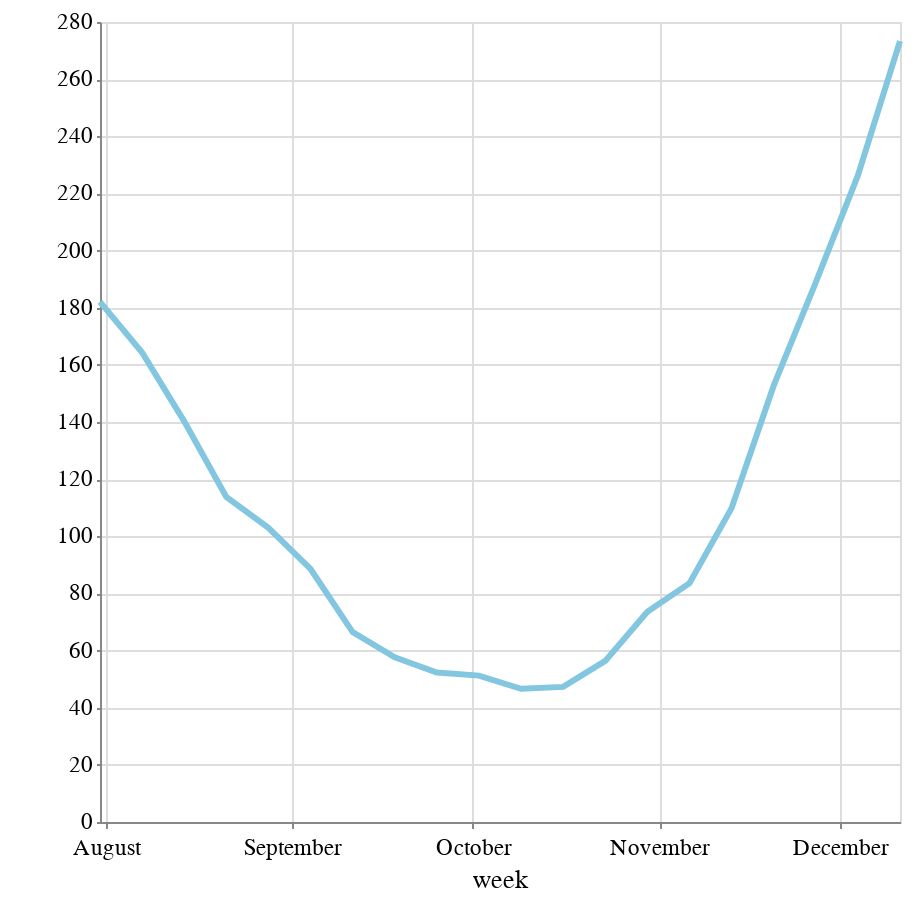

The code cell stored with this chart in its notebook:
### Code cell
alt.Chart(sbcounty_grouped).mark_line().encode(
    x=alt.X('week:T', axis=alt.Axis(format='', title='week', tickCount=3)),
    y = alt.Y('total_covid_icu_patients', title=''),
).properties(width=400, height=400)

### Figure 1 — Vega-Lite specification as saved in the notebook (floating-point values rounded to 4 significant figures)
{"config": {"view": {"width": 800, "height": 450}, "background": "#ffffff", "title": {"anchor": "start", "font": "Benton Gothic Bold, sans", "fontColor": "#000000", "fontSize": 22, "fontWeight": "normal"}, "arc": {"fill": "#82c6df"}, "area": {"fill": "#82c6df"}, "line": {"stroke": "#82c6df", "strokeWidth": 3}, "path": {"stroke": "#82c6df"}, "rect": {"fill": "#82c6df"}, "shape": {"stroke": "#82c6df"}, "bar": {"fill": "#82c6df"}, "point": {"stroke": "#82c6df"}, "symbol": {"fill": "#82c6df", "size": 30}, "axis": {"titleFont": "Benton Gothic Bold, sans", "titleFontSize": 13, "titleFontWeight": "normal", "labelFont": "Benton Gothic, sans", "labelFontSize": 11.5, "labelFontWeight": "normal"}, "axisX": {"labelAngle": 0, "labelPadding": 4, "tickSize": 3}, "axisY": {"labelBaseline": "middle", "maxExtent": 45, "minExtent": 45, "tickSize": 2, "titleAlign": "left", "titleAngle": 0, "titleX": -45, "titleY": -11}, "legend": {"titleFont": "Benton Gothic Bold, sans", "titleFontSize": 13, "titleFontWeight": "normal", "symbolType": "square", "labelFont": "Benton Gothic, sans", "labelFontSize": 11.5}, "range": {"category": ["#3580b1", "#ec8431", "#ab7fb4", "#c89d29", "#adc839", "#829eb1"], "diverging": ["#e68a4f", "#f4bb6a", "#f9e39c", "#dadfe2", "#a6b7c6", "#849eae"], "heatmap": ["#fbf2c7", "#f9e39c", "#f8d36e", "#f4bb6a", "#e68a4f", "#d15a40", "#ab4232"], "ordinal": ["#fbf2c7", "#f9e39c", "#f8d36e", "#f4bb6a", "#e68a4f", "#d15a40", "#ab4232"], "ramp": ["#fbf2c7", "#f9e39c", "#f8d36e", "#f4bb6a", "#e68a4f", "#d15a40", "#ab4232"]}}, "data": {"name": "data-79773ba97082b6eb61adb425255d2d9b"}, "mark": "line", "encoding": {"x": {"type": "temporal", "axis": {"format": "", "tickCount": 3, "title": "week"}, "field": "week"}, "y": {"type": "quantitative", "field": "total_covid_icu_patients", "title": ""}}, "height": 400, "width": 400, "$schema": "https://vega.github.io/schema/vega-lite/v4.0.2.json", "datasets": {"data-79773ba97082b6eb61adb425255d2d9b": [{"county": "San Bernardino", "week": "2020-07-31", "total_covid_icu_patients": 182.0}, {"county": "San Bernardino", "week": "2020-08-07", "total_covid_icu_patients": 164.3}, {"county": "San Bernardino", "week": "2020-08-14", "total_covid_icu_patients": 140.2}, {"county": "San Bernardino", "week": "2020-08-21", "total_covid_icu_patients": 113.7}, {"county": "San Bernardino", "week": "2020-08-28", "total_covid_icu_patients": 103.0}, {"county": "San Bernardino", "week": "2020-09-04", "total_covid_icu_patients": 88.56}, {"county": "San Bernardino", "week": "2020-09-11", "total_covid_icu_patients": 66.45}, {"county": "San Bernardino", "week": "2020-09-18", "total_covid_icu_patients": 57.62}, {"county": "San Bernardino", "week": "2020-09-25", "total_covid_icu_patients": 52.29}, {"county": "San Bernardino", "week": "2020-10-02", "total_covid_icu_patients": 51.23}, {"county": "San Bernardino", "week": "2020-10-09", "total_covid_icu_patients": 46.62}, {"county": "San Bernardino", "week": "2020-10-16", "total_covid_icu_patients": 47.29}, {"county": "San Bernardino", "week": "2020-10-23", "total_covid_icu_patients": 56.4}, {"county": "San Bernardino", "week": "2020-10-30", "total_covid_icu_patients": 73.57}, {"county": "San Bernardino", "week": "2020-11-06", "total_covid_icu_patients": 83.57}, {"county": "San Bernardino", "week": "2020-11-13", "total_covid_icu_patients": 109.9}, {"county": "San Bernardino", "week": "2020-11-20", "total_covid_icu_patients": 152.7}, {"county": "San Bernardino", "week": "2020-11-27", "total_covid_icu_patients": 188.9}, {"county": "San Bernardino", "week": "2020-12-04", "total_covid_icu_patients": 226.3}, {"county": "San Bernardino", "week": "2020-12-11", "total_covid_icu_patients": 273.3}]}}
